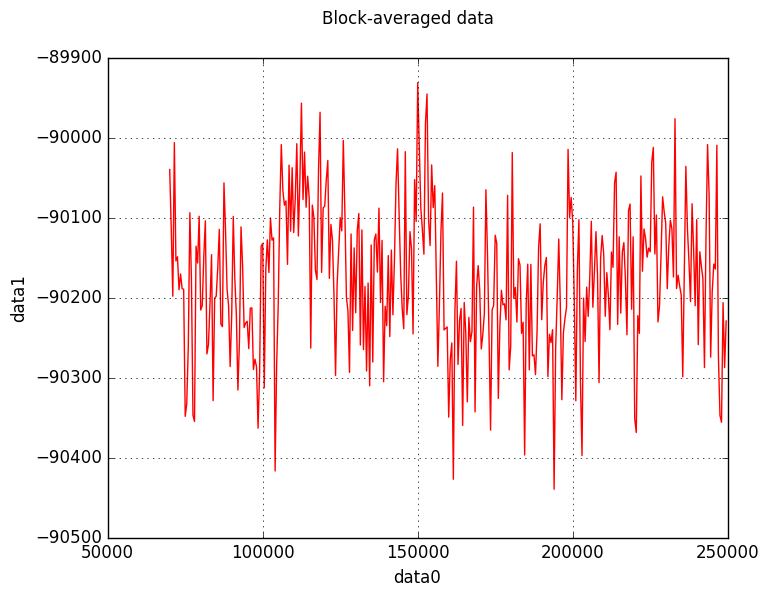

Source code (Python):
import numpy as np
import matplotlib.pyplot as plt


def blockavg(data,n):
# block-average data in blocks of length n
# data: input [x,y] (x,y: 1D-arrays of same length)
# n: number of points in each block
# returns array of block averages of both x and y
    ntot=len(data[0])
    nnew=ntot/n
    x=np.zeros(nnew,dtype=float)
    y=np.zeros(nnew,dtype=float)
    for i in range(nnew):
        x[i]=np.sum(data[0][i*n:(i+1)*n])/float(n)
        y[i]=np.sum(data[1][i*n:(i+1)*n])/float(n)
    return [x,y]#[lex]

#here is the main part wich you need to "tweak"

x=[]
y=[]

# Open f i l e
f = open ( 'PE.txt' , 'r' )
# Read and ignore header lines if needed
#header1 = f.readline ( )
# Loop over lines and extract variables of interest
for line in f :
    line    = line.strip()
    columns = line.split()
    data0   = float(columns[0])
    data1   = float(columns[1])
    x=np.append(x,data0)
    y=np.append(y,data1)

  
data=[x,y] 

[x1,y1]=blockavg(data,100)

f1 = plt.figure(1)
plt.plot(x,y ,'--', markersize =1.2 )
f1.suptitle('Original data')
plt.xlabel( 'data0' )
plt.ylabel( 'data1')
plt.grid()
plt.savefig('original.png', bbox_inches='tight')

f2 = plt.figure(2)
plt.plot(x1,y1 ,'r-', markersize =1.2 )
f2.suptitle('Block-averaged data')
plt.xlabel( 'data0' )
plt.ylabel( 'data1')
plt.grid()
plt.savefig('block_average.png', bbox_inches='tight')
